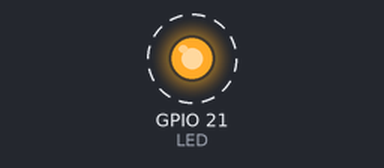
Simulated run of this program. Board: Raspberry Pi (BCM pin numbers). Parts: output pins drawn as LEDs (lit = HIGH). Dashed ring = blinking. What the program prints to the terminal is not drawn.

Above: at 0.5 s.
Timing chart, 0 to 4.6 s (numbered marks = the images above):
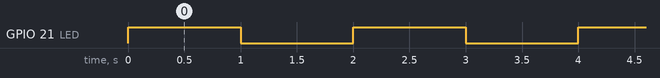

The program:

1led.py
```python
import RPi.GPIO as GPIO
from time import sleep

LED = 21

GPIO.setmode(GPIO.BCM)
GPIO.setwarnings(False)
GPIO.setup(LED, GPIO.OUT)

while 1:
    print "LED ON"
    GPIO.output(LED,GPIO.HIGH)
    sleep(1)
    print "LED OFF"
    GPIO.output(LED,GPIO.LOW)
    sleep(1)
	
```

Measured:
- by itself, GPIO 21 (LED): alternates HIGH for 1.0 s and LOW for 1.0 s
